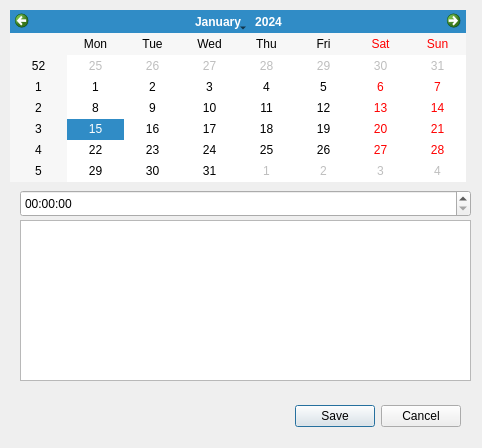
<?xml version="1.0" encoding="UTF-8"?>
<ui version="4.0">
 <class>addDialog</class>
 <widget class="QDialog" name="addDialog">
  <property name="geometry">
   <rect>
    <x>0</x>
    <y>0</y>
    <width>482</width>
    <height>448</height>
   </rect>
  </property>
  <property name="windowTitle">
   <string>Add a reminder</string>
  </property>
  <widget class="QDialogButtonBox" name="buttonBox">
   <property name="geometry">
    <rect>
     <x>30</x>
     <y>400</y>
     <width>431</width>
     <height>32</height>
    </rect>
   </property>
   <property name="orientation">
    <enum>Qt::Horizontal</enum>
   </property>
   <property name="standardButtons">
    <set>QDialogButtonBox::Cancel|QDialogButtonBox::Save</set>
   </property>
   <property name="centerButtons">
    <bool>false</bool>
   </property>
  </widget>
  <widget class="QCalendarWidget" name="calendarWidget">
   <property name="geometry">
    <rect>
     <x>10</x>
     <y>10</y>
     <width>456</width>
     <height>172</height>
    </rect>
   </property>
  </widget>
  <widget class="QTimeEdit" name="timeEdit">
   <property name="geometry">
    <rect>
     <x>20</x>
     <y>190</y>
     <width>451</width>
     <height>27</height>
    </rect>
   </property>
  </widget>
  <widget class="QTextEdit" name="textEdit">
   <property name="geometry">
    <rect>
     <x>20</x>
     <y>220</y>
     <width>451</width>
     <height>161</height>
    </rect>
   </property>
  </widget>
 </widget>
 <resources>
  <include location="../icons.qrc"/>
 </resources>
 <connections>
  <connection>
   <sender>buttonBox</sender>
   <signal>accepted()</signal>
   <receiver>addDialog</receiver>
   <slot>accept()</slot>
   <hints>
    <hint type="sourcelabel">
     <x>248</x>
     <y>254</y>
    </hint>
    <hint type="destinationlabel">
     <x>157</x>
     <y>274</y>
    </hint>
   </hints>
  </connection>
  <connection>
   <sender>buttonBox</sender>
   <signal>rejected()</signal>
   <receiver>addDialog</receiver>
   <slot>reject()</slot>
   <hints>
    <hint type="sourcelabel">
     <x>316</x>
     <y>260</y>
    </hint>
    <hint type="destinationlabel">
     <x>286</x>
     <y>274</y>
    </hint>
   </hints>
  </connection>
 </connections>
</ui>
